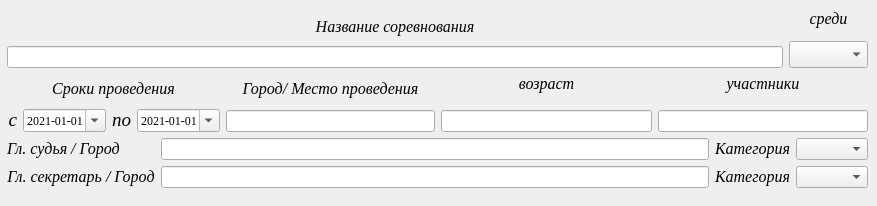
    <widget class="QWidget" name="tab">
     <attribute name="title">
      <string>Титул</string>
     </attribute>
     <widget class="QWidget" name="">
      <property name="geometry">
       <rect>
        <x>7</x>
        <y>9</y>
        <width>861</width>
        <height>188</height>
       </rect>
      </property>
      <layout class="QVBoxLayout" name="verticalLayout_19">
       <item>
        <layout class="QHBoxLayout" name="horizontalLayout_6">
         <item>
          <layout class="QVBoxLayout" name="verticalLayout_13">
           <property name="spacing">
            <number>1</number>
           </property>
           <item>
            <widget class="QLabel" name="label_nazvanie">
             <property name="font">
              <font>
               <family>Times New Roman</family>
               <pointsize>12</pointsize>
               <italic>true</italic>
              </font>
             </property>
             <property name="text">
              <string>&lt;html&gt;&lt;head/&gt;&lt;body&gt;&lt;p&gt;Название соревнования&lt;/p&gt;&lt;/body&gt;&lt;/html&gt;</string>
             </property>
             <property name="alignment">
              <set>Qt::AlignCenter</set>
             </property>
            </widget>
           </item>
           <item>
            <widget class="QLineEdit" name="lineEdit_title_nazvanie">
             <property name="layoutDirection">
              <enum>Qt::LeftToRight</enum>
             </property>
            </widget>
           </item>
          </layout>
         </item>
         <item>
          <layout class="QVBoxLayout" name="verticalLayout_14">
           <item>
            <widget class="QLabel" name="label_sredi">
             <property name="font">
              <font>
               <family>Times New Roman</family>
               <pointsize>12</pointsize>
               <italic>true</italic>
              </font>
             </property>
             <property name="text">
              <string>&lt;html&gt;&lt;head/&gt;&lt;body&gt;&lt;p&gt;&lt;span style=&quot; font-style:italic;&quot;&gt;среди&lt;/span&gt;&lt;/p&gt;&lt;/body&gt;&lt;/html&gt;</string>
             </property>
             <property name="alignment">
              <set>Qt::AlignHCenter|Qt::AlignTop</set>
             </property>
            </widget>
           </item>
           <item>
            <widget class="QComboBox" name="comboBox_sredi">
             <property name="font">
              <font>
               <family>Times New Roman</family>
               <pointsize>12</pointsize>
               <italic>true</italic>
              </font>
             </property>
            </widget>
           </item>
          </layout>
         </item>
        </layout>
       </item>
       <item>
        <layout class="QGridLayout" name="gridLayout">
         <item row="0" column="0">
          <layout class="QHBoxLayout" name="horizontalLayout_5">
           <item>
            <layout class="QVBoxLayout" name="verticalLayout_17">
             <item>
              <widget class="QLabel" name="label_data_provedenia">
               <property name="font">
                <font>
                 <family>Times New Roman</family>
                 <pointsize>12</pointsize>
                 <italic>true</italic>
                </font>
               </property>
               <property name="text">
                <string>&lt;html&gt;&lt;head/&gt;&lt;body&gt;&lt;p&gt;Сроки проведения&lt;/p&gt;&lt;/body&gt;&lt;/html&gt;</string>
               </property>
               <property name="alignment">
                <set>Qt::AlignCenter</set>
               </property>
              </widget>
             </item>
             <item>
              <layout class="QHBoxLayout" name="horizontalLayout_3">
               <item>
                <widget class="QLabel" name="label_s">
                 <property name="font">
                  <font>
                   <family>Times New Roman</family>
                   <pointsize>14</pointsize>
                   <italic>true</italic>
                  </font>
                 </property>
                 <property name="text">
                  <string>&lt;html&gt;&lt;head/&gt;&lt;body&gt;&lt;p&gt;с&lt;/p&gt;&lt;/body&gt;&lt;/html&gt;</string>
                 </property>
                 <property name="alignment">
                  <set>Qt::AlignRight|Qt::AlignTop|Qt::AlignTrailing</set>
                 </property>
                </widget>
               </item>
               <item>
                <widget class="QDateEdit" name="dateEdit_start">
                 <property name="font">
                  <font>
                   <family>Times New Roman</family>
                  </font>
                 </property>
                 <property name="dateTime">
                  <datetime>
                   <hour>0</hour>
                   <minute>0</minute>
                   <second>0</second>
                   <year>2021</year>
                   <month>1</month>
                   <day>1</day>
                  </datetime>
                 </property>
                 <property name="displayFormat">
                  <string>yyyy-MM-dd</string>
                 </property>
                 <property name="calendarPopup">
                  <bool>true</bool>
                 </property>
                 <property name="date">
                  <date>
                   <year>2021</year>
                   <month>1</month>
                   <day>1</day>
                  </date>
                 </property>
                </widget>
               </item>
               <item>
                <widget class="QLabel" name="label_po">
                 <property name="font">
                  <font>
                   <family>Times New Roman</family>
                   <pointsize>14</pointsize>
                   <italic>true</italic>
                  </font>
                 </property>
                 <property name="text">
                  <string>&lt;html&gt;&lt;head/&gt;&lt;body&gt;&lt;p&gt;по&lt;/p&gt;&lt;/body&gt;&lt;/html&gt;</string>
                 </property>
                 <property name="alignment">
                  <set>Qt::AlignRight|Qt::AlignTop|Qt::AlignTrailing</set>
                 </property>
                </widget>
               </item>
               <item>
                <widget class="QDateEdit" name="dateEdit_end">
                 <property name="font">
                  <font>
                   <family>Times New Roman</family>
                  </font>
                 </property>
                 <property name="dateTime">
                  <datetime>
                   <hour>0</hour>
                   <minute>0</minute>
                   <second>0</second>
                   <year>2021</year>
                   <month>1</month>
                   <day>1</day>
                  </datetime>
                 </property>
                 <property name="currentSection">
                  <enum>QDateTimeEdit::YearSection</enum>
                 </property>
                 <property name="displayFormat">
                  <string>yyyy-MM-dd</string>
                 </property>
                 <property name="calendarPopup">
                  <bool>true</bool>
                 </property>
                 <property name="currentSectionIndex">
                  <number>0</number>
                 </property>
                 <property name="date">
                  <date>
                   <year>2021</year>
                   <month>1</month>
                   <day>1</day>
                  </date>
                 </property>
                </widget>
               </item>
              </layout>
             </item>
            </layout>
           </item>
           <item>
            <layout class="QVBoxLayout" name="verticalLayout_18">
             <property name="spacing">
              <number>6</number>
             </property>
             <item>
              <widget class="QLabel" name="label_2str_4">
               <property name="font">
                <font>
                 <family>Times New Roman</family>
                 <pointsize>12</pointsize>
                 <italic>true</italic>
                </font>
               </property>
               <property name="text">
                <string>&lt;html&gt;&lt;head/&gt;&lt;body&gt;&lt;p&gt;Город/ Место проведения&lt;/p&gt;&lt;/body&gt;&lt;/html&gt;</string>
               </property>
               <property name="alignment">
                <set>Qt::AlignCenter</set>
               </property>
              </widget>
             </item>
             <item>
              <widget class="QLineEdit" name="lineEdit_city_title"/>
             </item>
            </layout>
           </item>
          </layout>
         </item>
         <item row="0" column="1">
          <layout class="QHBoxLayout" name="horizontalLayout_11">
           <item>
            <layout class="QVBoxLayout" name="verticalLayout_15">
             <item>
              <widget class="QLabel" name="label_sredi_2">
               <property name="font">
                <font>
                 <family>Times New Roman</family>
                 <pointsize>12</pointsize>
                 <italic>true</italic>
                </font>
               </property>
               <property name="text">
                <string>&lt;html&gt;&lt;head/&gt;&lt;body&gt;&lt;p&gt;возраст&lt;/p&gt;&lt;/body&gt;&lt;/html&gt;</string>
               </property>
               <property name="alignment">
                <set>Qt::AlignHCenter|Qt::AlignTop</set>
               </property>
              </widget>
             </item>
             <item>
              <widget class="QLineEdit" name="lineEdit_title_vozrast"/>
             </item>
            </layout>
           </item>
           <item>
            <layout class="QVBoxLayout" name="verticalLayout_16">
             <item>
              <widget class="QLabel" name="label_sredi_3">
               <property name="font">
                <font>
                 <family>Times New Roman</family>
                 <pointsize>12</pointsize>
                 <italic>true</italic>
                </font>
               </property>
               <property name="text">
                <string>&lt;html&gt;&lt;head/&gt;&lt;body&gt;&lt;p&gt;участники&lt;/p&gt;&lt;/body&gt;&lt;/html&gt;</string>
               </property>
               <property name="alignment">
                <set>Qt::AlignHCenter|Qt::AlignTop</set>
               </property>
              </widget>
             </item>
             <item>
              <widget class="QLineEdit" name="lineEdit_title_gamer"/>
             </item>
            </layout>
           </item>
          </layout>
         </item>
        </layout>
       </item>
       <item>
        <layout class="QHBoxLayout" name="horizontalLayout_4">
         <item>
          <layout class="QFormLayout" name="formLayout_3">
           <item row="0" column="0">
            <widget class="QLabel" name="label_main_refery">
             <property name="font">
              <font>
               <family>Times New Roman</family>
               <pointsize>12</pointsize>
               <italic>true</italic>
              </font>
             </property>
             <property name="text">
              <string>&lt;html&gt;&lt;head/&gt;&lt;body&gt;&lt;p&gt;Гл. судья / Город&lt;/p&gt;&lt;/body&gt;&lt;/html&gt;</string>
             </property>
             <property name="alignment">
              <set>Qt::AlignCenter</set>
             </property>
            </widget>
           </item>
           <item row="0" column="1">
            <widget class="QLineEdit" name="lineEdit_refery"/>
           </item>
           <item row="1" column="0">
            <widget class="QLabel" name="label_main_sekretar">
             <property name="font">
              <font>
               <family>Times New Roman</family>
               <pointsize>12</pointsize>
               <italic>true</italic>
              </font>
             </property>
             <property name="text">
              <string>&lt;html&gt;&lt;head/&gt;&lt;body&gt;&lt;p&gt;Гл. секретарь / Город&lt;/p&gt;&lt;/body&gt;&lt;/html&gt;</string>
             </property>
             <property name="alignment">
              <set>Qt::AlignCenter</set>
             </property>
            </widget>
           </item>
           <item row="1" column="1">
            <widget class="QLineEdit" name="lineEdit_sekretar"/>
           </item>
          </layout>
         </item>
         <item>
          <layout class="QFormLayout" name="formLayout_4">
           <item row="0" column="0">
            <widget class="QLabel" name="label_kat_ref">
             <property name="font">
              <font>
               <family>Times New Roman</family>
               <pointsize>12</pointsize>
               <italic>true</italic>
              </font>
             </property>
             <property name="text">
              <string>&lt;html&gt;&lt;head/&gt;&lt;body&gt;&lt;p&gt;Категория&lt;/p&gt;&lt;/body&gt;&lt;/html&gt;</string>
             </property>
             <property name="alignment">
              <set>Qt::AlignCenter</set>
             </property>
            </widget>
           </item>
           <item row="0" column="1">
            <widget class="QComboBox" name="comboBox_kategor_ref"/>
           </item>
           <item row="1" column="0">
            <widget class="QLabel" name="label_kat_sek">
             <property name="font">
              <font>
               <family>Times New Roman</family>
               <pointsize>12</pointsize>
               <italic>true</italic>
              </font>
             </property>
             <property name="text">
              <string>&lt;html&gt;&lt;head/&gt;&lt;body&gt;&lt;p&gt;Категория&lt;/p&gt;&lt;/body&gt;&lt;/html&gt;</string>
             </property>
             <property name="alignment">
              <set>Qt::AlignCenter</set>
             </property>
            </widget>
           </item>
           <item row="1" column="1">
            <widget class="QComboBox" name="comboBox_kategor_sek"/>
           </item>
          </layout>
         </item>
        </layout>
       </item>
      </layout>
     </widget>
    </widget>
